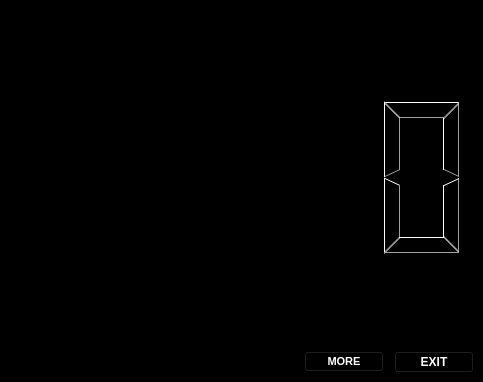
<?xml version="1.0" encoding="UTF-8"?>
<ui version="4.0">
 <class>MainWindow</class>
 <widget class="QMainWindow" name="MainWindow">
  <property name="geometry">
   <rect>
    <x>0</x>
    <y>0</y>
    <width>483</width>
    <height>382</height>
   </rect>
  </property>
  <property name="windowTitle">
   <string>MainWindow</string>
  </property>
  <widget class="QWidget" name="centralwidget">
   <property name="styleSheet">
    <string notr="true">background-color: rgb(0, 0, 0);</string>
   </property>
   <layout class="QVBoxLayout" name="verticalLayout">
    <item>
     <layout class="QHBoxLayout" name="horizontalLayout">
      <item>
       <widget class="QLCDNumber" name="lcdNumber"/>
      </item>
     </layout>
    </item>
    <item>
     <layout class="QHBoxLayout" name="horizontalLayout_2">
      <property name="spacing">
       <number>10</number>
      </property>
      <item>
       <spacer name="horizontalSpacer">
        <property name="orientation">
         <enum>Qt::Horizontal</enum>
        </property>
        <property name="sizeHint" stdset="0">
         <size>
          <width>40</width>
          <height>20</height>
         </size>
        </property>
       </spacer>
      </item>
      <item>
       <widget class="QPushButton" name="more_pushButton">
        <property name="sizePolicy">
         <sizepolicy hsizetype="Maximum" vsizetype="Maximum">
          <horstretch>0</horstretch>
          <verstretch>0</verstretch>
         </sizepolicy>
        </property>
        <property name="maximumSize">
         <size>
          <width>16777215</width>
          <height>16777215</height>
         </size>
        </property>
        <property name="font">
         <font>
          <pointsize>8</pointsize>
          <weight>75</weight>
          <bold>true</bold>
         </font>
        </property>
        <property name="styleSheet">
         <string notr="true">color: rgb(255, 255, 255);
border-color: rgb(255, 255, 255);</string>
        </property>
        <property name="text">
         <string>MORE</string>
        </property>
       </widget>
      </item>
      <item>
       <widget class="QPushButton" name="exit_pushButton">
        <property name="maximumSize">
         <size>
          <width>16777215</width>
          <height>16777215</height>
         </size>
        </property>
        <property name="font">
         <font>
          <weight>75</weight>
          <bold>true</bold>
         </font>
        </property>
        <property name="styleSheet">
         <string notr="true">color: rgb(255, 255, 255);</string>
        </property>
        <property name="text">
         <string>EXIT</string>
        </property>
        <property name="flat">
         <bool>false</bool>
        </property>
       </widget>
      </item>
     </layout>
    </item>
   </layout>
  </widget>
  <widget class="QMenuBar" name="menubar">
   <property name="geometry">
    <rect>
     <x>0</x>
     <y>0</y>
     <width>483</width>
     <height>21</height>
    </rect>
   </property>
  </widget>
 </widget>
 <resources/>
 <connections/>
</ui>
